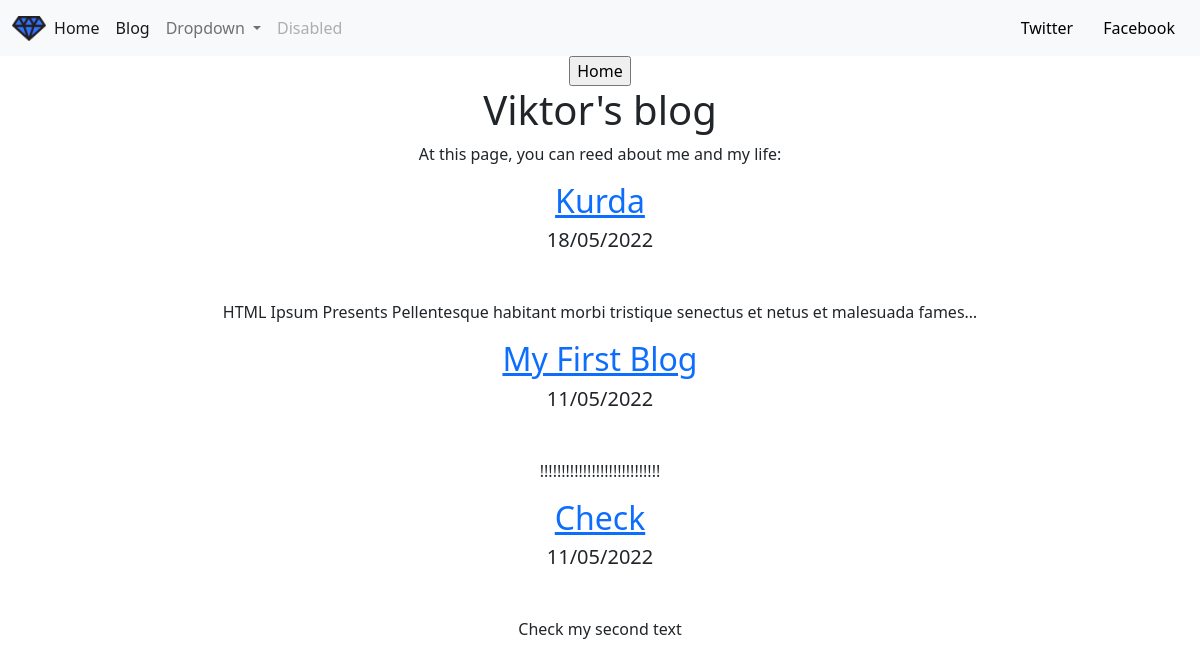
Screenshot of /blog/ with the database file from the repository.
### blog/models.py (models this page shows, shortened)
class Blog(models.Model):
    title = models.CharField(max_length=100)
    date = models.DateField(auto_now_add=True)
    text = models.CharField(max_length= 255)
    url = models.URLField(blank=True)

### blog/views.py (the view)
# urls.py: path('', views.blog, name='blog'),
def blog(request):
    blogs = Blog.objects.order_by('-date')[:5]
    return render(request, 'blog/home_blog.html', {"blogs" : blogs})

### blog/templates/blog/home_blog.html (shortened to what this page needs)
<!DOCTYPE html>
<html lang="en">
<head>
</head>
<body>
    {% extends 'portfolio/base.html' %}
    {% block content %}
    <form action="{% url "home" %}">
        <input type="submit" value = "Home">
    </form>
    <h1>Viktor's blog</h1>
    <p class:'abaut_informations'>At this page, you can reed about me and my life:</p>
    {% for blog in blogs %}
    <a href='{% url "blog:detail" blog.id %}'><h2>{{ blog.title }}</h2></a>
    <h5>{{ blog.date|date:"d/m/Y" }}</h5><br>
  </p>{{ blog.text|striptags|truncatechars:100 }}</p>
    {% endfor %}
    {% endblock %}

### rows the page displays
Blog: title "Kurda", date "18/05/2022", text "HTML Ipsum Presents Pellentesque habitant morbi tristique senectus et netus et malesuada fames…"
Blog: title "My First Blog", date "11/05/2022", text "!!!!!!!!!!!!!!!!!!!!!!!!!!!!"
Blog: title "Check", date "11/05/2022", text "Check my second text"
